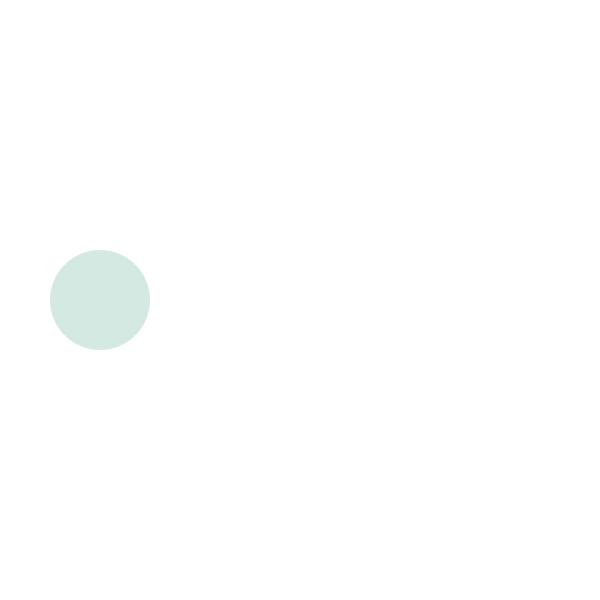
Frame 1 (no input)
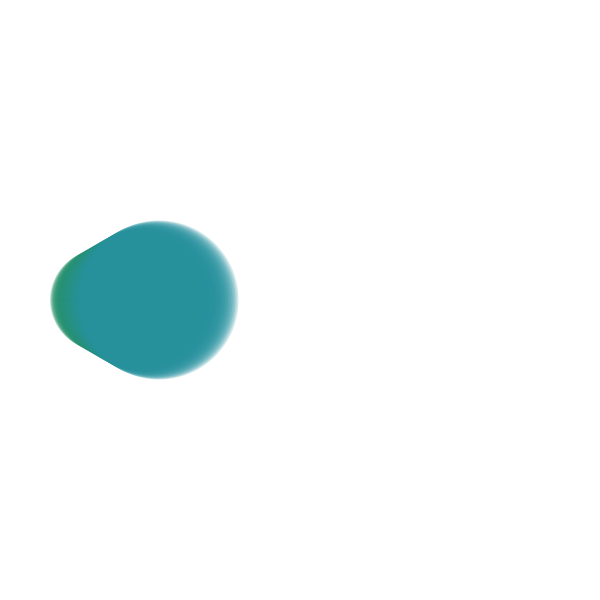
Frame 60 (the mouse pressed at the canvas centre just before this capture)
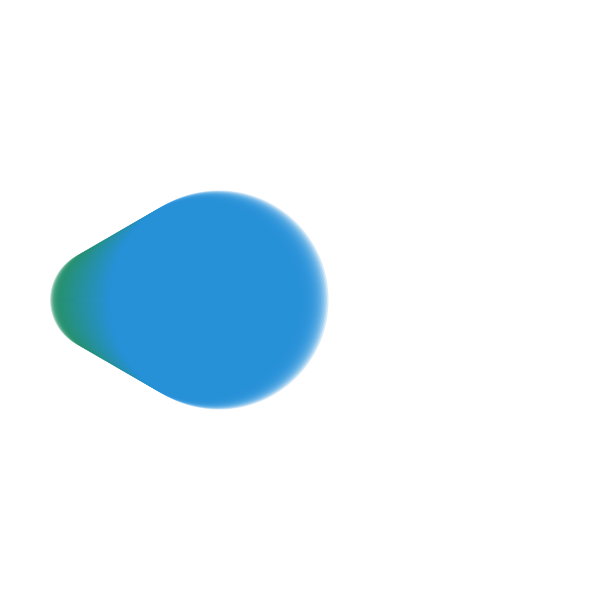
Frame 120 (the mouse held since frame 60 and released just before this capture)

The Processing sketch that drew these frames (run headless with seeded random() and noise(); from frame 60 on, the mouse is pressed at the canvas centre):

// Processing sketch: variabili_5
// ── variabili_5.pde
int cerchioX = 100;
int cerchioY = 300;
int velocity = 1;

void setup() {
  size(600,600);
  background(255);
  
}

void draw() {
  //background(255);
  noStroke();
  fill(36,145,cerchioX,50);
  ellipse(cerchioX,cerchioY,cerchioX,cerchioX);
  
  cerchioX = cerchioX + velocity;
  
  if(cerchioX > width - 50 || cerchioX < 0){
    velocity = velocity * -1;
  }
}
